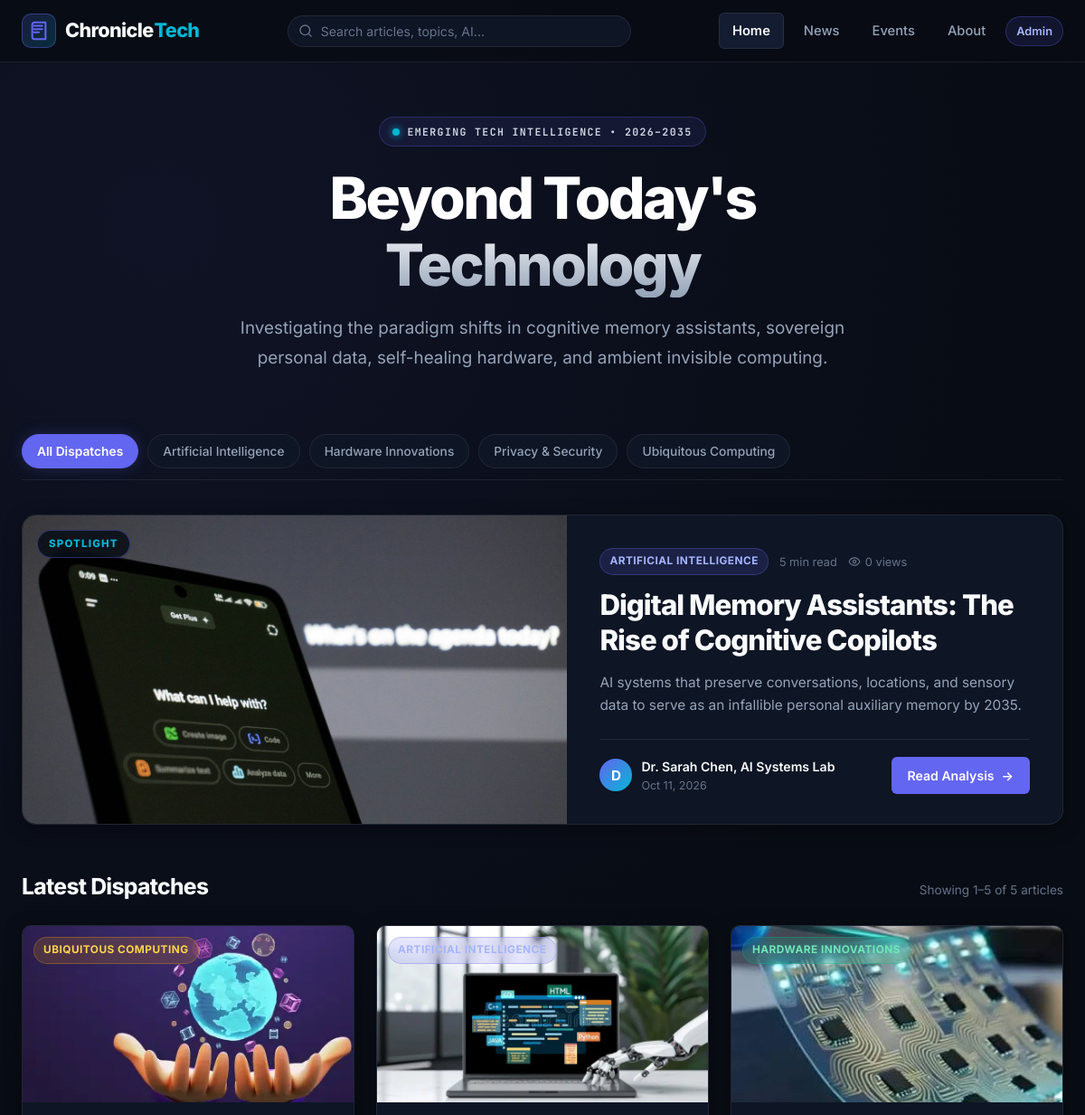
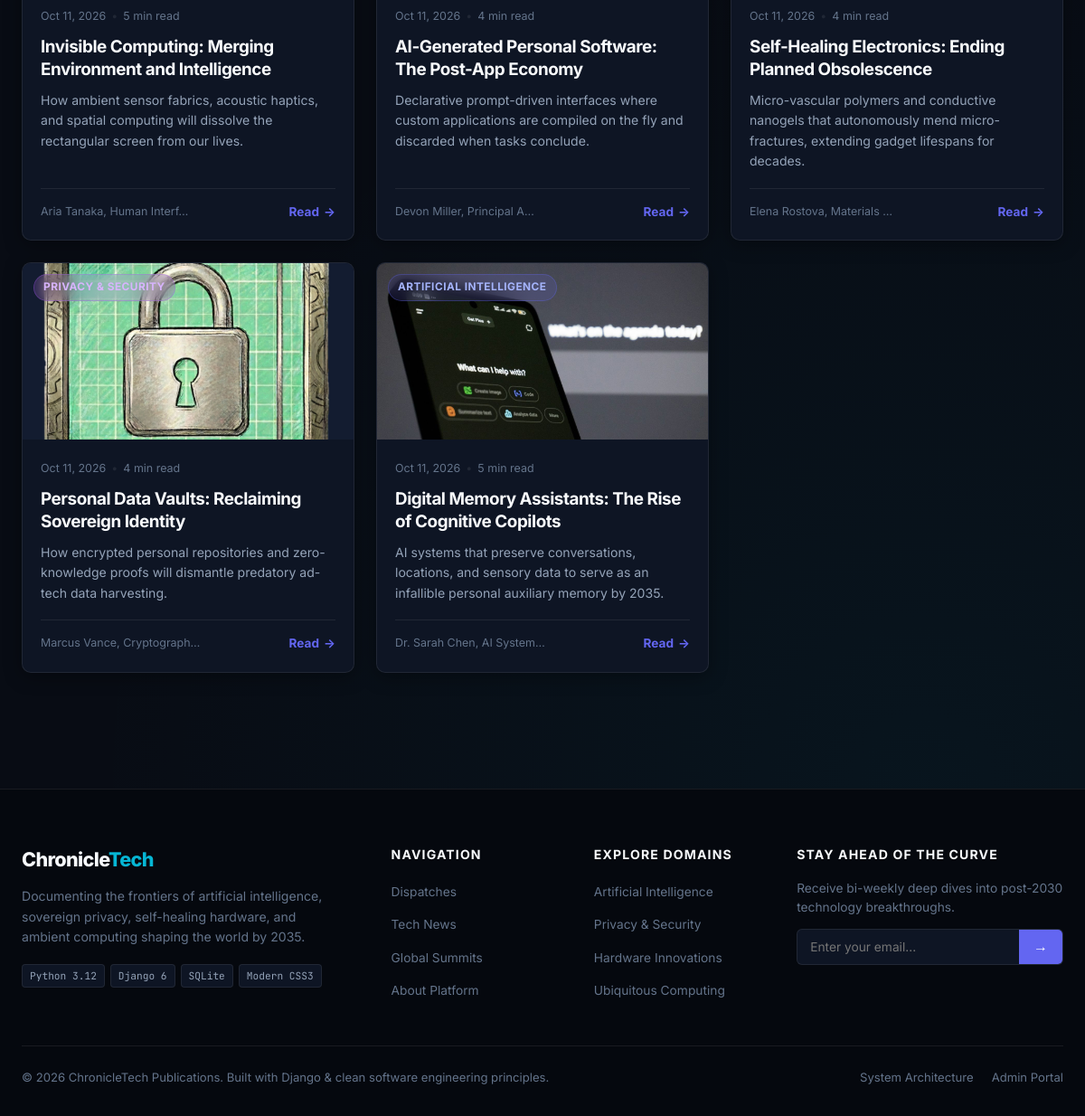
The page / on the database its author committed (2 pictures, top to bottom).
### base/models.py (models this page shows, shortened)
class Category(models.Model):
    name = models.CharField(max_length=100, unique=True)
    slug = models.SlugField(max_length=120, unique=True, blank=True)
    description = models.TextField(blank=True)
    badge_color = models.CharField(max_length=30, default='blue', help_text="Color variant: blue, purple, emerald, amber")
    created_at = models.DateTimeField(auto_now_add=True)
    class Meta:
        verbose_name_plural = "Categories"
        ordering = ['name']

class Article(models.Model):
    title = models.CharField(max_length=250)
    slug = models.SlugField(max_length=260, unique=True, blank=True)
    category = models.ForeignKey(
        Category,
        on_delete=models.SET_NULL,
        null=True,
        blank=True,
        related_name='articles'
    )
    author = models.CharField(max_length=100, default='NextGen Editorial')
    short_desc = models.CharField(
        max_length=400,
        blank=True,
        help_text="Concise lead-in summary for cards and search snippets"
    )
    content = models.TextField()
    image_path = models.CharField(
        max_length=255,
        default='img/digital memory.jpg',
        help_text="Path under static/ (e.g. 'img/digital memory.jpg')"
    )
    read_time = models.PositiveIntegerField(
        default=4,
        help_text="Estimated reading time in minutes"
    )
    is_featured = models.BooleanField(
        default=False,
        help_text="Show in hero / spotlight banner on homepage"
    )
    views_count = models.PositiveIntegerField(default=0)
    published_at = models.DateTimeField(auto_now_add=True)
    updated_at = models.DateTimeField(auto_now=True)
    class Meta:
        ordering = ['-published_at']

### base/views.py (the view, shortened to what this page needs)
# urls.py: path('', views.home, name='home'),
def home(request):
    search_query = request.GET.get('q', '').strip()
    category_slug = request.GET.get('category', '').strip()
    articles = Article.objects.select_related('category').all()
    categories = Category.objects.all()
    active_category = None
    if category_slug:
        active_category = Category.objects.filter(slug=category_slug).first()
        if active_category:
            articles = articles.filter(category=active_category)
    featured_article = None
    if not search_query and not category_slug and request.GET.get('page', '1') == '1':
        featured_article = Article.objects.filter(is_featured=True).first()
        if not featured_article and articles.exists():
            featured_article = articles.first()
    paginator = Paginator(articles, 6)
    page_number = request.GET.get('page')
    page_obj = paginator.get_page(page_number)
    trending_articles = Article.objects.order_by('-views_count')[:4]
    context = {
        'page_obj': page_obj,
        'categories': categories,
        'active_category': active_category,
        'search_query': search_query,
        'featured_article': featured_article,
        'trending_articles': trending_articles,
        'total_count': paginator.count,
    }
    return render(request, 'home.html', context)

### base/templates/home.html (shortened to what this page needs)
{% extends 'main.html' %}
{% load static %}
{% block article %}
<section class="hero-section">
    <div class="hero-badge">
        <span class="badge-dot"></span>
        <span class="badge-text">EMERGING TECH INTELLIGENCE &bull; 2026–2035</span>
    </div>
    <h1 class="hero-title">Beyond Today's Technology</h1>
    <p class="hero-subtitle">
        Investigating the paradigm shifts in cognitive memory assistants, sovereign personal data, self-healing hardware, and ambient invisible computing.
    </p>
</section>
<nav class="category-nav" aria-label="Article categories">
    <a href="{% url 'home' %}" class="category-pill {% if not active_category and not search_query %}active{% endif %}">
        All Dispatches
    </a>
    {% for cat in categories %}
        <a href="{% url 'home' %}?category={{ cat.slug }}" class="category-pill {% if active_category.slug == cat.slug %}active{% endif %}">
            {{ cat.name }}
        </a>
    {% endfor %}
</nav>
{% if featured_article and not search_query and not active_category and page_obj.number == 1 %}
<section class="featured-spotlight-wrapper" aria-label="Featured Story">
    <article class="featured-card">
        <div class="featured-image-col">
            <img src="{% static featured_article.image_path %}" alt="{{ featured_article.title }}">
            <span class="featured-badge">SPOTLIGHT</span>
        </div>
        <div class="featured-body-col">
            <div class="meta-row">
                {% if featured_article.category %}
                    <span class="category-tag tag-{{ featured_article.category.badge_color }}">{{ featured_article.category.name }}</span>
                {% endif %}
                <span class="read-time-pill">{{ featured_article.read_time }} min read</span>
                <span class="views-pill">
                    <svg width="14" height="14" viewBox="0 0 24 24" fill="none" stroke="currentColor" stroke-width="2"><path d="M2 12s3-7 10-7 10 7 10 7-3 7-10 7-10-7-10-7Z"></path><circle cx="12" cy="12" r="3"></circle></svg>
                    {{ featured_article.views_count }} views
                </span>
            </div>
            <h2 class="featured-title">
                <a href="{% url 'read' featured_article.slug %}">{{ featured_article.title }}</a>
            </h2>
            <p class="featured-desc">{{ featured_article.short_desc }}</p>
            <div class="featured-footer">
                <div class="author-info">
                    <div class="author-avatar">{{ featured_article.author|slice:":1" }}</div>
                    <div class="author-meta">
                        <span class="author-name">{{ featured_article.author }}</span>
                        <span class="pub-date">{{ featured_article.published_at|date:"M d, Y" }}</span>
                    </div>
                </div>
                <a href="{% url 'read' featured_article.slug %}" class="btn-primary">
                    Read Analysis <span aria-hidden="true">&rarr;</span>
                </a>
            </div>
        </div>
    </article>
</section>
{% endif %}
<section class="articles-section" aria-label="Articles list">
    <div class="section-header">
        <h2 class="section-heading">
            {% if search_query %}Search Results{% elif active_category %}{{ active_category.name }}{% else %}Latest Dispatches{% endif %}
        </h2>
        <span class="section-subtext">Showing {{ page_obj.start_index|default:0 }}–{{ page_obj.end_index|default:0 }} of {{ total_count }} articles</span>
    </div>
    {% if page_obj %}
        <div class="articles-grid">
            {% for item in page_obj %}
                <article class="article-card">
                    <div class="card-image-box">
                        <a href="{% url 'read' item.slug %}">
                            <img src="{% static item.image_path %}" alt="{{ item.title }}" loading="lazy">
                        </a>
                        {% if item.category %}
                            <span class="category-tag tag-{{ item.category.badge_color }}">{{ item.category.name }}</span>
                        {% endif %}
                    </div>
                    <div class="card-body">
                        <div class="card-meta">
                            <span class="pub-date">{{ item.published_at|date:"M d, Y" }}</span>
                            <span class="meta-dot">&bull;</span>
                            <span class="read-time">{{ item.read_time }} min read</span>
                        </div>
                        <h3 class="card-title">
                            <a href="{% url 'read' item.slug %}">{{ item.title }}</a>
                        </h3>
                        <p class="card-desc">{{ item.short_desc|truncatewords:22 }}</p>
                        <div class="card-footer">
                            <span class="author-name-sub">{{ item.author|truncatechars:26 }}</span>
                            <a href="{% url 'read' item.slug %}" class="read-cta">
                                Read <span class="arrow">&rarr;</span>
                            </a>
                        </div>
                    </div>
                </article>
            {% endfor %}
        </div>
    {% endif %}
</section>
{% endblock %}

### myproject/temp/main.html (shortened to what this page needs)
{% load static %}
<!DOCTYPE html>
<html lang="en">
<head>
    <link rel="stylesheet" href="{% static 'css/style.css' %}?v=8">
</head>
<body>
    {% include 'nav.html' %}
    <main class="site-main" id="main-content">
        {% block article %}{% endblock %}
    </main>
    <footer class="site-footer">
        <div class="footer-container">
            <div class="footer-brand">
                <div class="footer-logo">
                    <span class="logo-text">Chronicle<span class="logo-accent">Tech</span></span>
                </div>
                <p class="footer-tagline">
                    Documenting the frontiers of artificial intelligence, sovereign privacy, self-healing hardware, and ambient computing shaping the world by 2035.
                </p>
                <div class="footer-tech-stack">
                    <span class="tech-tag">Python 3.12</span>
                    <span class="tech-tag">Django 6</span>
                    <span class="tech-tag">SQLite</span>
                    <span class="tech-tag">Modern CSS3</span>
                </div>
            </div>
            <div class="footer-column">
                <h4>Navigation</h4>
                <ul>
                    <li><a href="{% url 'home' %}">Dispatches</a></li>
                    <li><a href="{% url 'news' %}">Tech News</a></li>
                    <li><a href="{% url 'events' %}">Global Summits</a></li>
                    <li><a href="{% url 'about' %}">About Platform</a></li>
                </ul>
            </div>
            <div class="footer-column">
                <h4>Explore Domains</h4>
                <ul>
                    <li><a href="{% url 'home' %}?category=artificial-intelligence">Artificial Intelligence</a></li>
                    <li><a href="{% url 'home' %}?category=privacy-security">Privacy & Security</a></li>
                    <li><a href="{% url 'home' %}?category=hardware-innovations">Hardware Innovations</a></li>
                    <li><a href="{% url 'home' %}?category=ubiquitous-computing">Ubiquitous Computing</a></li>
                </ul>
            </div>
            <div class="footer-column newsletter-col">
                <h4>Stay Ahead of the Curve</h4>
                <p>Receive bi-weekly deep dives into post-2030 technology breakthroughs.</p>
                <form id="newsletterForm" class="footer-newsletter-form" action="{% url 'newsletter_subscribe' %}" method="post">
                    <div class="newsletter-input-group">
                        <input type="email" name="email" id="newsletterEmail" placeholder="Enter your email..." required>
                        <button type="submit" id="newsletterSubmitBtn" aria-label="Subscribe to newsletter">→</button>
                    </div>
                    <div id="newsletterMsg" class="newsletter-msg"></div>
                </form>
            </div>
        </div>
        <div class="footer-bottom">
            <p>&copy; 2026 ChronicleTech Publications. Built with Django & clean software engineering principles.</p>
            <div class="footer-bottom-links">
                <a href="{% url 'about' %}">System Architecture</a>
                <a href="/admin/" target="_blank" rel="noopener">Admin Portal</a>
            </div>
        </div>
    </footer>
</body>
</html>

### myproject/temp/nav.html (shortened to what this page needs)
<header class="site-header">
    <nav class="nav-container">
        <a href="{% url 'home' %}" class="nav-brand">
            <span class="brand-icon">
                <svg width="22" height="22" viewBox="0 0 24 24" fill="none" stroke="currentColor" stroke-width="2.2" stroke-linecap="round" stroke-linejoin="round">
                    <path d="M4 19.5v-15A2.5 2.5 0 0 1 6.5 2H20v20H6.5a2.5 2.5 0 0 1-2.5-2.5Z"></path>
                    <path d="M6 6h10"></path>
                    <path d="M6 10h10"></path>
                    <path d="M6 14h6"></path>
                </svg>
            </span>
            <span class="brand-name">Chronicle<span class="brand-accent">Tech</span></span>
        </a>
        <form class="nav-search-form" action="{% url 'home' %}" method="get">
            <div class="search-input-wrapper">
                <input
                    type="search"
                    name="q"
                    placeholder="Search articles, topics, AI..."
                    value="{{ search_query|default:'' }}"
                    autocomplete="off"
                    aria-label="Search articles"
                >
            </div>
        </form>
        <div class="nav-links" id="navLinks">
            <a href="{% url 'home' %}" class="nav-item {% if request.resolver_match.url_name == 'home' %}active{% endif %}">
                Home
            </a>
            <a href="{% url 'news' %}" class="nav-item {% if request.resolver_match.url_name == 'news' %}active{% endif %}">
                News
            </a>
            <a href="{% url 'events' %}" class="nav-item {% if request.resolver_match.url_name == 'events' %}active{% endif %}">
                Events
            </a>
            <a href="{% url 'about' %}" class="nav-item {% if request.resolver_match.url_name == 'about' %}active{% endif %}">
                About
            </a>
            <a href="/admin/" target="_blank" rel="noopener" class="nav-item nav-admin-badge" title="Django Admin Panel">
                Admin
            </a>
        </div>
    </nav>
</header>

### rows shown on the page
Category: name "Artificial Intelligence"
Category: name "Hardware Innovations"
Category: name "Privacy & Security"
Category: name "Ubiquitous Computing"
Article: image_path (picture), category.name "ARTIFICIAL INTELLIGENCE", read_time "5", views_count "0", title "Digital Memory Assistants: The Rise of Cognitive Copilots", short_desc "AI systems that preserve conversations, locations, and sensory data to serve as an infallible personal auxiliary memory by 2035.", author "D", author "Dr. Sarah Chen, AI Systems Lab", published_at "Oct 11, 2026", author "Dr. Sarah Chen, AI System…"
Article: image_path (picture), category.name "UBIQUITOUS COMPUTING", published_at "Oct 11, 2026", read_time "5", title "Invisible Computing: Merging Environment and Intelligence", short_desc "How ambient sensor fabrics, acoustic haptics, and spatial computing will dissolve the rectangular screen from our lives.", author "Aria Tanaka, Human Interf…"
Article: image_path (picture), category.name "ARTIFICIAL INTELLIGENCE", published_at "Oct 11, 2026", read_time "4", title "AI-Generated Personal Software: The Post-App Economy", short_desc "Declarative prompt-driven interfaces where custom applications are compiled on the fly and discarded when tasks conclude.", author "Devon Miller, Principal A…"
Article: image_path (picture), category.name "HARDWARE INNOVATIONS", published_at "Oct 11, 2026", read_time "4", title "Self-Healing Electronics: Ending Planned Obsolescence", short_desc "Micro-vascular polymers and conductive nanogels that autonomously mend micro-fractures, extending gadget lifespans for decades.", author "Elena Rostova, Materials …"
Article: image_path (picture), category.name "PRIVACY & SECURITY", published_at "Oct 11, 2026", read_time "4", title "Personal Data Vaults: Reclaiming Sovereign Identity", short_desc "How encrypted personal repositories and zero-knowledge proofs will dismantle predatory ad-tech data harvesting.", author "Marcus Vance, Cryptograph…"

### other values the page prints
{{ page_obj.start_index|default:0 }} "1"
{{ page_obj.end_index|default:0 }} "5"
{{ total_count }} "5"
